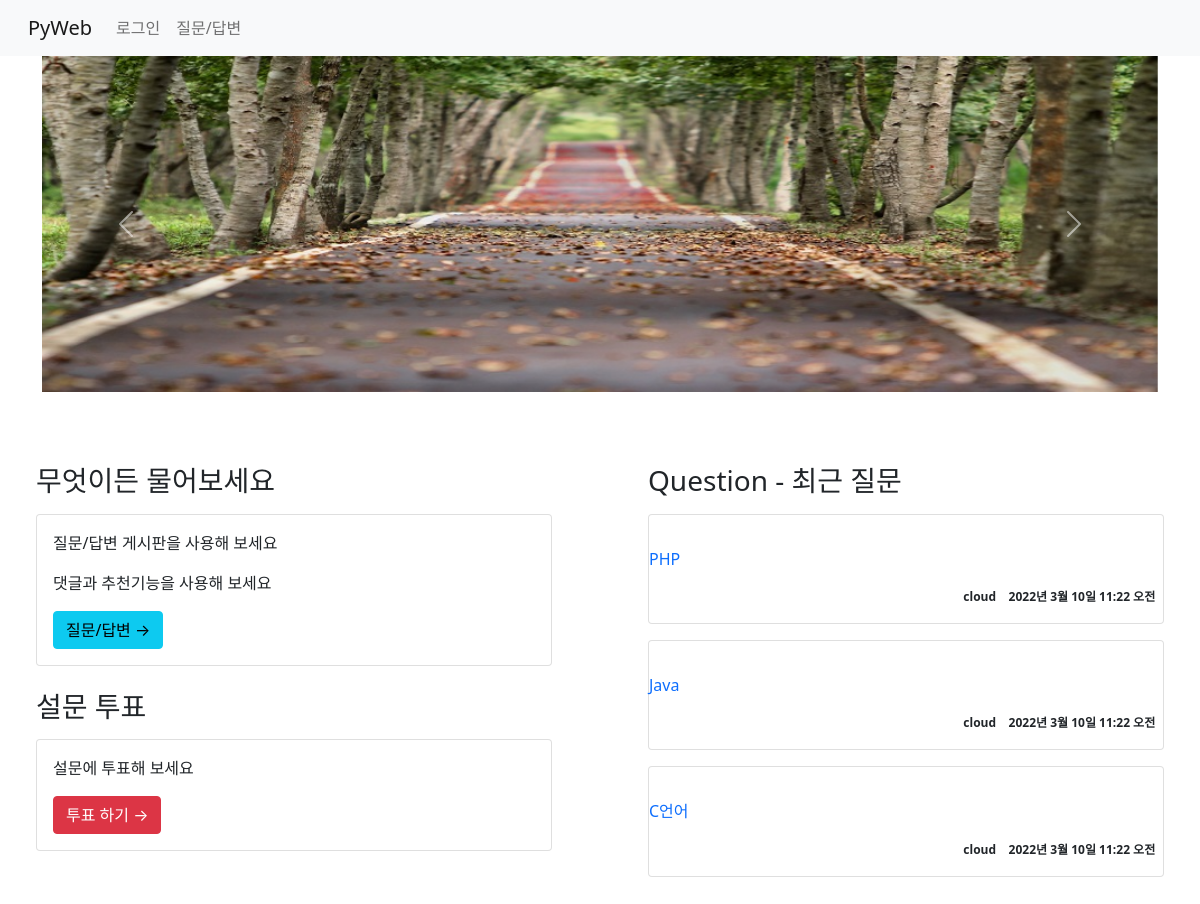
The app's page /, older data.
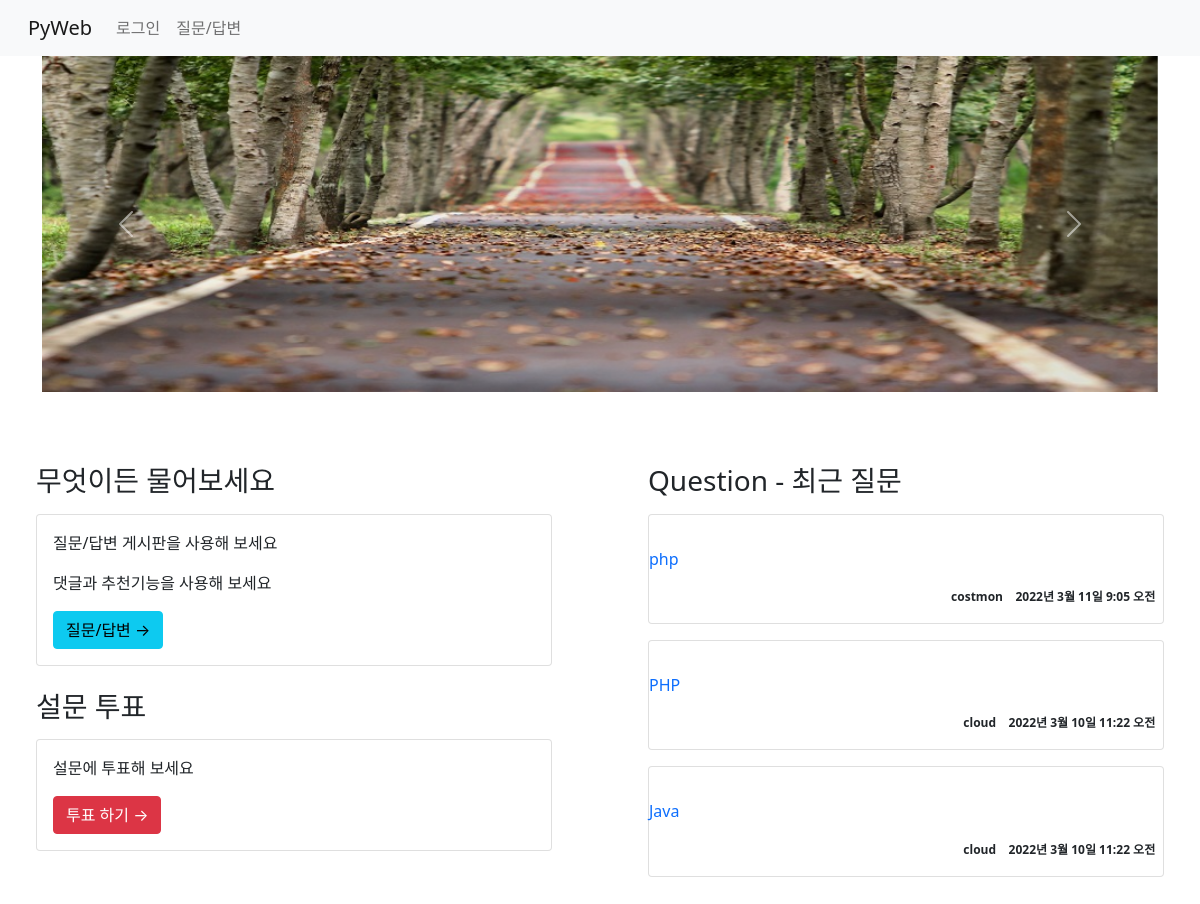
The same page, newer data.
### board/models.py (models this page shows, shortened)
class Question(models.Model):
    subject = models.CharField(max_length=200)
    content = models.TextField()
    create_date = models.DateTimeField()  # not null
    modify_date = models.DateTimeField(null=True, blank=True)  #null 허용, blank- 폼 데이터 null
    author = models.ForeignKey(User, on_delete=models.CASCADE)  #User의 username와 외래키 설정

### board/views.py (the view)
# urls.py: path('', views.index, name='index'),  #127.0.0.1:8000/board/
def index(request):
    question_list = Question.objects.order_by('-pk')[:3]
    context = {'question_list':question_list}
    return render(request, 'board/index.html', context)

### templates/board/index.html (shortened to what this page needs)
{% extends 'base.html' %}
{% load static %}
{% block content %}
<div class="container">
  <div id="carouselExampleControls" class="carousel slide" data-bs-ride="carousel">
  <div class="carousel-inner">
    <div class="carousel-item active">
      <img src="{% static 'board/images/bg0.jpg' %}" class="d-block w-100" alt="배경화면1">
    </div>
  </div>
  <button class="carousel-control-prev" type="button" data-bs-target="#carouselExampleControls" data-bs-slide="prev">
    <span class="carousel-control-prev-icon" aria-hidden="true"></span>
  </button>
  <button class="carousel-control-next" type="button" data-bs-target="#carouselExampleControls" data-bs-slide="next">
    <span class="carousel-control-next-icon" aria-hidden="true"></span>
  </button>
  </div>
</div>
  <div class="row">
    <div class="col-6 p-5">
      <h3 class="mt-4">무엇이든 물어보세요</h3>
      <div class="card my-3">
        <div class="card-body">
          <p>질문/답변 게시판을 사용해 보세요</p>
          <p>댓글과 추천기능을 사용해 보세요</p>
          <a href="{% url 'board:boardlist' %}" class="btn btn-info">질문/답변 &rarr;</a>
        </div>
      </div>
      <h3 class="mt-4">설문 투표</h3>
      <div class="card my-3">
        <div class="card-body">
          <p>설문에 투표해 보세요</p>
          <a href="#" class="btn btn-danger">투표 하기 &rarr;</a>
        </div>
      </div>
    </div>
    <div class="col-6 p-5">
      <h3 class="mt-4">Question - 최근 질문</h3>
      {% for question in question_list %}
        <div class="card my-3">
          <p class="card-body p-2">
            <p>
              <a href="{% url 'board:detail' question.id %}"
                class="text-decoration-none">
                {{ question.subject }}
              </a>
            </p>
              <span class="badge text-dark text-right">
                {{ question.author }} &nbsp; &nbsp;{{ question.create_date }}
              </span>
          </p>
        </div>
      {% endfor %}
    </div>
  </div>
{% endblock %}

### templates/base.html (shortened to what this page needs)
<!DOCTYPE html>
{% load static %}
<html lang="ko">
<head>
    <link rel="stylesheet" href="{% static 'board/css/bootstrap.css/' %}">
    <link href="https://cdn.jsdelivr.net/npm/bootstrap@5.1.3/dist/css/bootstrap.min.css"
          rel="stylesheet"
>
</head>
<body>
{% include 'navbar.html' %}
{% block content %}{% endblock %}
</body>
</html>

### templates/navbar.html (shortened to what this page needs)
<nav class="navbar navbar-expand-lg navbar-light bg-light">
  <div class="container-fluid">
    <a class="navbar-brand" href="{% url 'board:index' %}">PyWeb</a>
    <div class="collapse navbar-collapse" id="navbarNav">
      <ul class="navbar-nav">
        <li class="nav-item">
          {% if user.is_authenticated %}
            <a class="nav-link" href="{% url 'common:logout_view' %}">({{ user.username }}님)로그아웃</a>
          {% else %}
            <a class="nav-link" href="{% url 'common:login_view' %}">로그인</a>
          {% endif %}
        </li>
        <li class="nav-item">
          <a class="nav-link" href="{% url 'board:boardlist' %}">질문/답변</a>
        </li>
      </ul>
    </div>
  </div>
</nav>

Row changes from the older to the newer data that the page shows:
no longer on this page (row unchanged): Question: subject "C언어", author "cloud", create_date "2022년 3월 10일 11:22 오전"
added Question: subject "php", author "costmon", create_date "2022년 3월 11일 9:05 오전"
